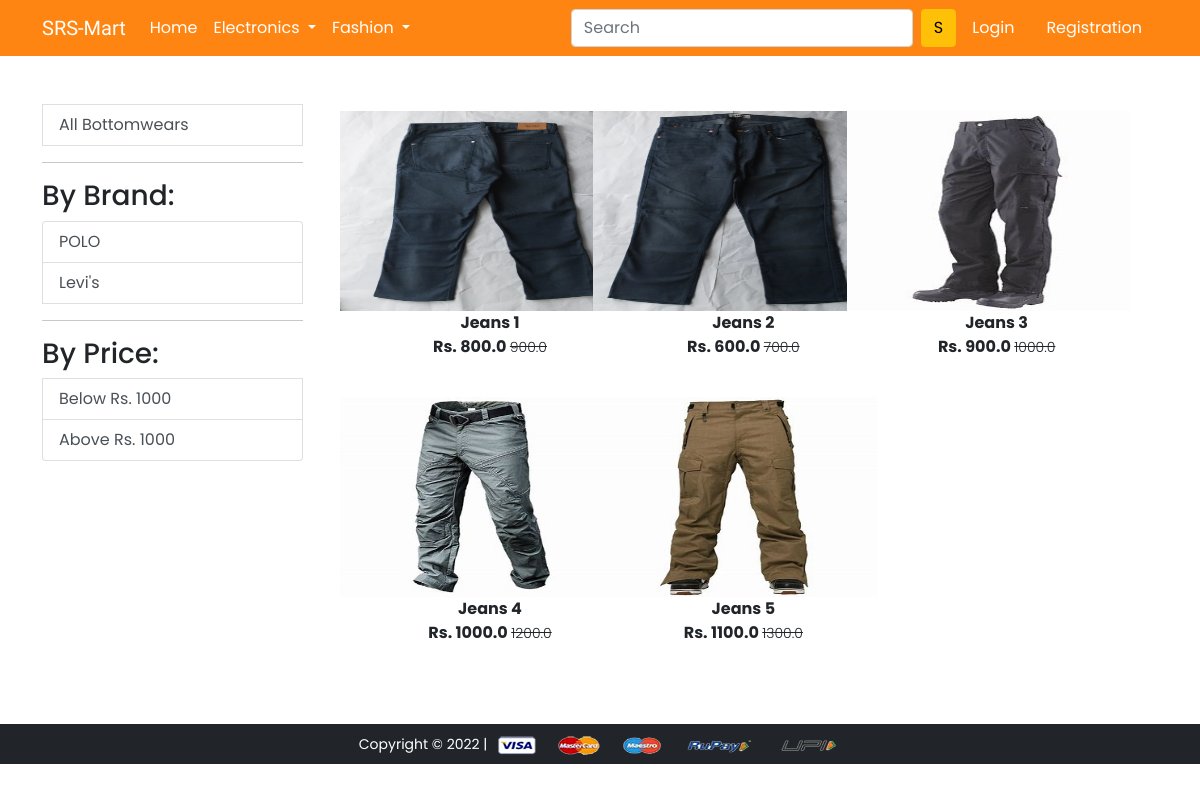
The page /bottom_wear/ on the database its author committed.
### app/models.py (models this page shows, shortened)
class Product(models.Model):
    title = models.CharField(max_length=100)
    selling_price = models.FloatField()
    discounted_price = models.FloatField()
    description = models.TextField()
    brand = models.CharField(max_length=100)
    category = models.CharField(choices=CATEGORY_CHOICES, max_length=2)
    product_image = models.ImageField(upload_to='productimg')

### app/views.py (the view)
# urls.py: path('bottom_wear/', views.bottom_wear, name='bottom_wear'),
def bottom_wear(request, data=None):
    if data == None:
        bt = Product.objects.filter(category='BW')
    elif data == 'POLO' or data == 'Levis':
        bt = Product.objects.filter(category='BW').filter(brand=data)
    elif data == 'below':
        bt = Product.objects.filter(category='BW').filter(discounted_price__lt=1000)
    elif data == 'above':
        bt = Product.objects.filter(category='BW').filter(discounted_price__gte=1000)
    if request.user.is_authenticated:
        total_items = len(Cart.objects.filter(user=request.user))
    else:
        total_items = 0
    return render(request, 'app/bottom_wear.html', {'bt':bt, 'total_items':total_items})

### app/templates/app/bottom_wear.html (shortened to what this page needs)
{% extends 'app/base.html' %}
{% load static %}
{% block main-content %}
<div class="container my-5">
  <div class="row">
    <div class="col-sm-3">
        <a
        href="{% url 'bottom_wear' %}"
        class="list-group-item list-group-item-action"
        aria-current="true"
        >All Bottomwears</a
        >
        <hr>
        <h3 style="margin-top: 10px">By Brand:</h3>
        <div class="list-group">
        <a
          href="{% url 'bottom_weardata' 'POLO' %}"
          class="list-group-item list-group-item-action"
          aria-current="true"
          >POLO</a
        >
        <a
          href="{% url 'bottom_weardata' 'Levis' %}"
          class="list-group-item list-group-item-action"
          aria-current="true"
          >Levi's</a
        >
        <hr>
        <h3>By Price:</h3>
        <a
          href="{% url 'bottom_weardata' 'below' %}"
          class="list-group-item list-group-item-action"
          aria-current="true"
          >Below Rs. 1000</a
        >
        <a
          href="{% url 'bottom_weardata' 'above' %}"
          class="list-group-item list-group-item-action"
          aria-current="true"
          >Above Rs. 1000</a
        >
      </div>
    </div>
      <div class="col-sm-8">
        <div class="row">
          {% for b in bt %}
          <div class="col-sm-4 text-center mb-4">
            <a href="{% url 'product-detail' b.id %}" class="btn">
              <div class="item">
                <img
                  src="{{b.product_image.url}}"
                  alt="Product Image"
                  height="200"
                  width="300"
                  style="padding-right: 1rem"
                />
                <div class="fw-bold">{{b.title}}</div>
                <div class="fw-bold">
                  Rs. {{b.discounted_price}}
                  <small class="fw-light text-decoration-line-through">{{b.selling_price}}</small>
                </div>
              </div>
            </a>
          </div>
          {% endfor %}
        </div>
      </div>
    </div>
  </div>
  {% endblock main-content %}

### app/static/app/css/my-style.css (style rules this page uses)
body { font-family: 'Poppins', sans-serif; }

### rows shown on the page
Product: product_image (picture), title "Jeans 1", discounted_price "800.0", selling_price "900.0"
Product: product_image (picture), title "Jeans 2", discounted_price "600.0", selling_price "700.0"
Product: product_image (picture), title "Jeans 3", discounted_price "900.0", selling_price "1000.0"
Product: product_image (picture), title "Jeans 4", discounted_price "1000.0", selling_price "1200.0"
Product: product_image (picture), title "Jeans 5", discounted_price "1100.0", selling_price "1300.0"
